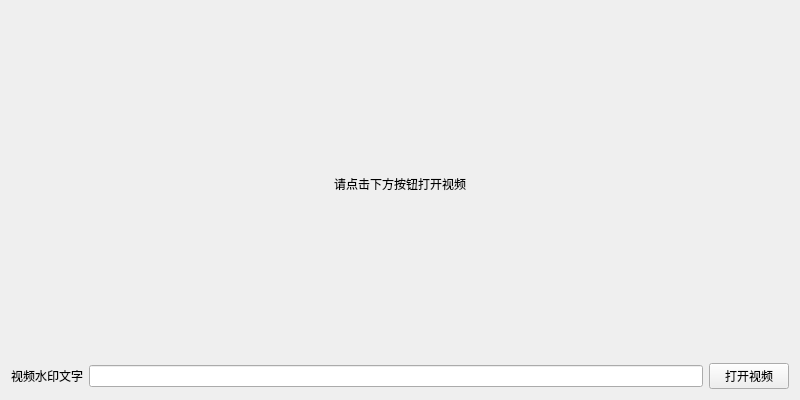
<?xml version="1.0" encoding="UTF-8"?>
<ui version="4.0">
    <class>VideoPlayer</class>
    <widget class="QWidget" name="VideoPlayer">
        <property name="geometry">
            <rect>
                <x>0</x>
                <y>0</y>
                <width>800</width>
                <height>400</height>
            </rect>
        </property>
        <property name="windowTitle">
            <string>视频播放</string>
        </property>
        <property name="styleSheet">
            <string notr="true"/>
        </property>
        <layout class="QGridLayout" name="gridLayout">
            <item row="0" column="0" colspan="3">
                <widget class="QLabel" name="videoLabel">
                    <property name="styleSheet">
                        <string notr="true"/>
                    </property>
                    <property name="text">
                        <string>请点击下方按钮打开视频</string>
                    </property>
                    <property name="alignment">
                        <set>Qt::AlignCenter</set>
                    </property>
                </widget>
            </item>
            <item row="1" column="0">
                <widget class="QLabel" name="label">
                    <property name="text">
                        <string>视频水印文字</string>
                    </property>
                    <property name="alignment">
                        <set>Qt::AlignCenter</set>
                    </property>
                </widget>
            </item>
            <item row="1" column="1">
                <widget class="QLineEdit" name="lineEdit">
                    <property name="text">
                        <string/>
                    </property>
                </widget>
            </item>
            <item row="1" column="2">
                <widget class="QPushButton" name="openVideoButton">
                    <property name="text">
                        <string>打开视频</string>
                    </property>
                </widget>
            </item>
        </layout>
    </widget>
    <resources/>
    <connections/>
</ui>
